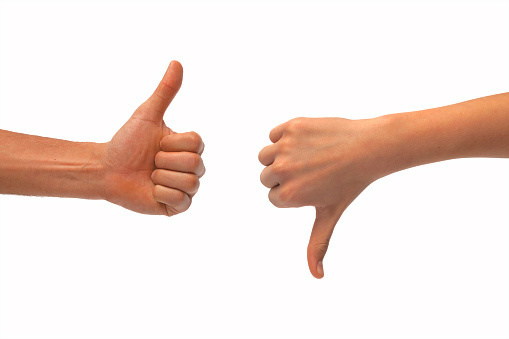
#> input picture thumbs-up-down.jpg, 509 x 339 px
$ jupyter execute segmentation.ipynb   (shell and % lines are left out)   (older library calls are emulated)
#> lines starting #> are read from the running program, lines starting #| are printed output that depends on the picture; after the words box and inside, x2 and y2 are one past the last pixel; in counts of white or black regions, pixels touching at a corner belong together; long printed decimals are rounded
# Segmentation
Segmentation - a process selecting contours on an image. Contour - is a set of fully connected edges that form a closed loop.

[cell 1]
import matplotlib.pyplot as plt
import numpy as np
import cv2

[cell 2]
image = cv2.cvtColor(cv2.imread('thumbs-up-down.jpg'), cv2.COLOR_BGR2RGB)
plt.imshow(image)

Above is an image of two hands, making a thumbs up and down.
The task will be to determine some information about the shape of these contours.
## Segmentation 1 - Contour detection
cv2.findContours() Should give you a list of contours if you lucky with edge detection preprocessing.

[cell 3]
## cv2 finds contours of white object on black background
# Convert to grayscale
gray = cv2.cvtColor(image,cv2.COLOR_RGB2GRAY)
# Create a binary thresholded image
retVal, binary = cv2.threshold(gray, 225, 255, cv2.THRESH_BINARY_INV)
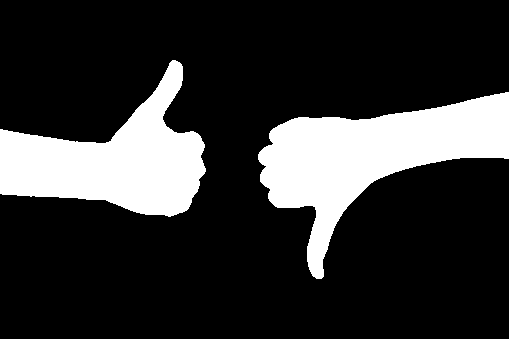
#> binary: shape (339, 509); 19.8% white; 2 white regions
# Find contours from thresholded image
retVal, contours, hierarchy = cv2.findContours(binary, cv2.RETR_TREE, cv2.CHAIN_APPROX_SIMPLE)
#> contours = 2 contours; box (x1, y1, x2, y2) and area: (258, 92, 509, 279) 18140, (0, 60, 206, 217) 15366

# Draw all contours on a copy of the original image
contour_image = np.copy(image)
cv2.drawContours(contour_image, contours, -1, (0,255,0), 2)
plt.imshow(contour_image)

## Perform feature extraction from contour.
Every contour has a number of features that you can calculate, including the area of the contour, it's orientation (the direction that most of the contour is pointing in), it's perimeter, and many other properties outlined in [OpenCV documentation](https://docs.opencv.org/3.1.0/dd/d49/tutorial_py_contour_features.html). You may fit line, box or ellipse to extract features relevant to your case.

[cell 4]
# demo of cv2.fitEllipse()
def draw_elipse_detection(image, selected_contour):
    (x,y), (MA,ma), angle = cv2.fitEllipse(selected_contour)
#> x = 355.8; y = 165.5; MA = 142.2; ma = 254.6; angle = 61.36
    print(x,y,MA,ma,angle)
#| 355.814 165.531 142.157 254.615 61.358
    ellipse = (x,y), (MA,ma), angle
#> ellipse = ((355.8, 165.5), (142.2, 254.6), 61.36)

    contour_image = np.copy(image)
    contour_image = cv2.drawContours(contour_image, [selected_contour], 0,  (0,255,0), 3)
    contour_image = cv2.ellipse(contour_image, ellipse, (255,0,0), 2)
    plt.imshow(contour_image)
    plt.plot(x,y, '*')

plt.figure(figsize=(5,10))
plt.subplot(211)
draw_elipse_detection(image, contours[0])
plt.subplot(212)
draw_elipse_detection(image, contours[1])
#| 119.226 147.558 152.134 191.390 82.276
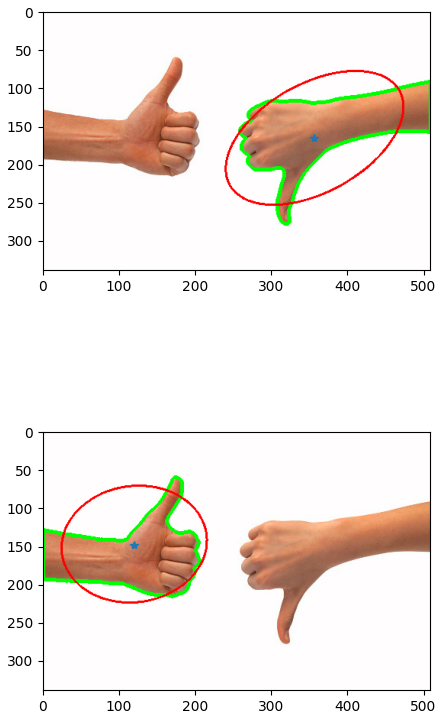
#> figure drawn by matplotlib, 2 panels

[cell 5]
def orientations(contours):
    """
    Orientation detects and returns the orientations of a list of contours
    The list is in the same order as the contours.
    Orientation values in degrees fron x zxis:
        0 - flat horizontal line,
        90 - pointing straight up.

    :param cnt: list of contours
    :return: list of orientations of the contours.
    """
    angles = []
    for index, selected_contour in enumerate(contours):
        # find orientation
        # Fit an ellipse to a contour and extract the angle from that ellipse
        (x,y), (MA,ma), angle = cv2.fitEllipse(selected_contour)
        print(x,y,MA,ma, angle, '\n')
        angles.append(round(angle))
#> this loop made 2 passes
#> (x, y, MA, ma, angle) on passes 1 to 2: (355.8, 165.5, 142.2, 254.6, 61.36), (119.2, 147.6, 152.1, 191.4, 82.28)
#| 355.814 165.531 142.157 254.615 61.358
#| 119.226 147.558 152.134 191.390 82.276
#> after the loop, angles = [61, 82]
    return angles

# perform orientation feature extraction
angles = orientations(contours)
#> angles = [61, 82]
print('Angles of each contour (in degrees): ' + str(angles))
#| Angles of each contour (in degrees): [61, 82]

## Perform bounding extraction
Concentrate on left hand contour; use a bounding rectangle to crop the image and better focus on that one hand!

[cell 6]
selected_contour = contours[1]
#> selected_contour = contour of 245 points, box (x1, y1, x2, y2) (0, 60, 206, 217), area 15366
# Find the bounding rectangle of a selected contour
x,y,w,h = cv2.boundingRect(selected_contour)
#> x = 0; y = 60; w = 206; h = 157

# Draw the bounding rectangle as a purple box
box_image = np.copy(image)
box_image = cv2.rectangle(box_image, (x,y), (x+w,y+h), (200,0,200),2)
#> box_image: shape (339, 509, 3); mean R, G, B 242, 224.5, 221.2
plt.subplot(211)
plt.imshow(box_image)
# Crop using the dimensions of the bounding rectangle (x, y, w, h)
cropped_image = image[y: y + h, x: x + w]
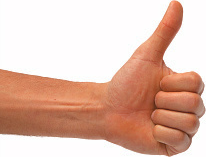
#> cropped_image: shape (157, 206, 3); mean R, G, B 224.7, 188.1, 173.3
plt.subplot(212)
plt.imshow(cropped_image)

See more at opencv.org [Structural Analysis and Shape Descriptors](https://docs.opencv.org/2.4/modules/imgproc/doc/structural_analysis_and_shape_descriptors.html)

## Segmentation 2 by lines
Looking for rectangular (any line bounded figure) countours after edge detection by using Hough space transform.
### Hough Line Detection
The code we used - a probabilistic Hough transform - is documented, [Hough in OpenCV](http://opencv-python-tutroals.readthedocs.io/en/latest/py_tutorials/py_imgproc/py_houghlines/py_houghlines.html).

** Detect Lane Lines** in the image.

[cell 7]
image = cv2.cvtColor(cv2.imread('road-lanes.png'), cv2.COLOR_BGR2RGB)
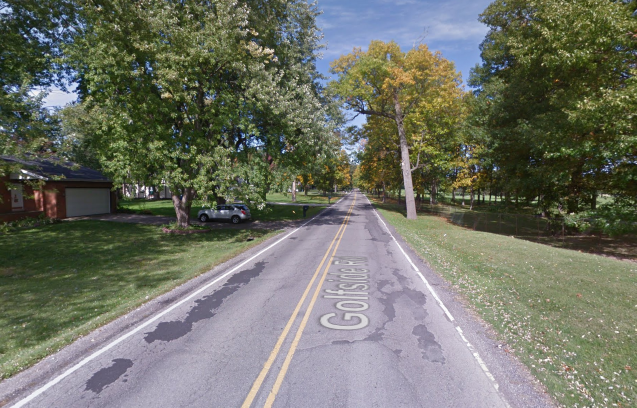
#> input picture road-lanes.png, 1273 x 815 px (shown at 1/2 size)
#> image: shape (815, 1273, 3)
plt.imshow(image)

[cell 8]
# Convert image to grayscale
gray = cv2.cvtColor(image, cv2.COLOR_RGB2GRAY)
#> gray: shape (815, 1273)
plt.imshow(gray, cmap='gray')

[cell 9]
# Peform edge detection with Canny
low_threshold = 100
high_threshold = 250
edges = cv2.Canny(gray, low_threshold, high_threshold)
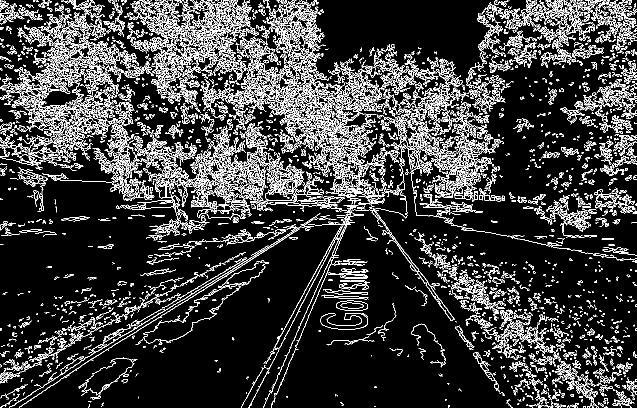
#> edges: shape (815, 1273) (shown at 1/2 size); 14.5% white in thin lines or dots
plt.imshow(edges, cmap='gray')

[cell 10]
## Define the Hough transform parameters
## so that lane lines are the only ones detected
rho = 1
theta = np.pi/180
threshold = 60
min_line_length = 300
max_line_gap = 12

# Run Hough on the edge-detected image
# HoughLinesP(edges,rho,theta,threshold, minLineLength,maxLineGap): x1,y1,x2,y2
# HoughLines(edges,rho,theta,threshold): rho,theta
lines = cv2.HoughLinesP(edges, rho, theta, threshold,
                        np.array([]), min_line_length, max_line_gap)
#> lines = 19 rows, first 6: [120, 758, 561, 482], [326, 0, 656, 330], [407, 188, 807, 216], [388, 3, 730, 345], [388, 10, 726, 348], [353, 7, 765, 405]


#creating an image copy to draw lines on
line_image = np.copy(image)
# Iterate over the output "lines" and draw lines on the image copy
for line in lines:
    for x1,y1,x2,y2 in line:
        cv2.line(line_image,(x1,y1),(x2,y2),(255,0,0),3)
#> this loop made 19 passes
#> line on passes 1 to 12: [[120, 758, 561, 482]], [[326, 0, 656, 330]], [[407, 188, 807, 216]], [[388, 3, 730, 345]], [[388, 10, 726, 348]], [[353, 7, 765, 405]], [[36, 67, 522, 207]], [[330, 1, 764, 406]], [[892, 511, 1194, 813]], [[414, 0, 761, 347]], [[346, 311, 736, 359]], [[527, 141, 935, 235]]
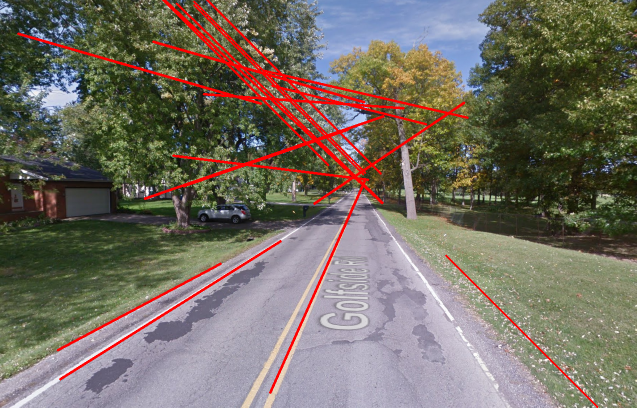
#> line_image: shape (815, 1273, 3) (shown at 1/2 size); mean R, G, B 116.3, 109.8, 98.9
plt.imshow(line_image)

[cell 11]
#TODO try white & yellow colors in HSV space instead inRange()
hsvImg = cv2.cvtColor(image, cv2.COLOR_RGB2HSV)
#> hsvImg: shape (815, 1273, 3); mean H, S, V 67.9, 74.1, 122.5
h = hsvImg[:,:,0]
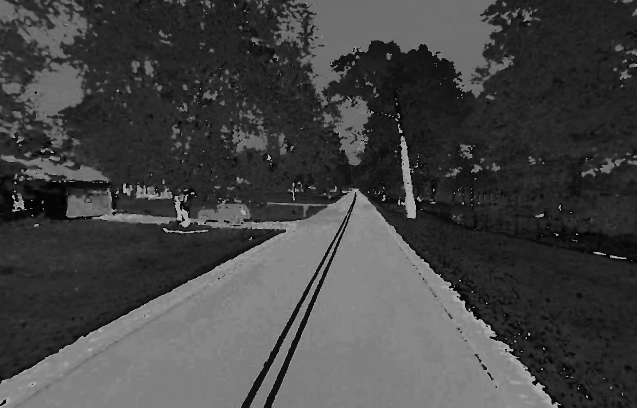
#> h: shape (815, 1273) (shown at 1/2 size); min 0, max 179, mean 67.9
s = hsvImg[:,:,1]
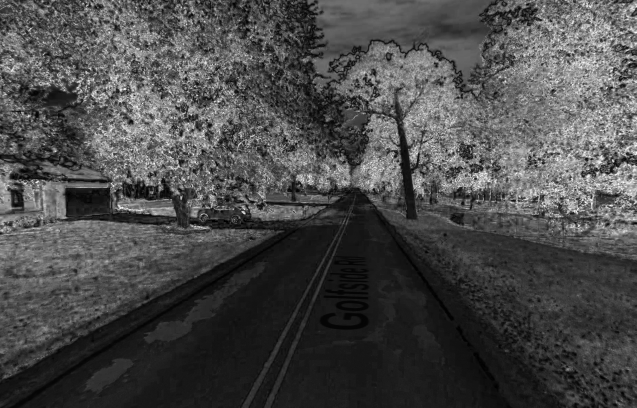
#> s: shape (815, 1273) (shown at 1/2 size); min 0, max 255, mean 74.1

loGray = np.array([120, 0, 0])
upGray = np.array([200, 60, 255])
mask = cv2.inRange(hsvImg, loGray, upGray)
#> mask: shape (815, 1273); 25.8% white; 771 white regions (689 under 20 px), largest, box (x1, y1, x2, y2) and area: (0, 376, 1123, 815) 249372, (499, 424, 699, 815) 5703, (798, 271, 832, 438) 2432

filtered = np.copy(image)
filtered[mask==0] = [0,0,0]

f = plt.figure(figsize=(20,7))
plt.subplot(131)
plt.title('hue')
plt.imshow(h, cmap='gray')
plt.subplot(132)
plt.title('saturation')
plt.imshow(s, cmap='gray')
plt.subplot(133)
plt.title('filtered')
plt.imshow(filtered)

filtered[mask!=0] = [255,255,255]

[cell 12]
# Peform edge detection with Canny
low_threshold = 0
high_threshold = 100
edges = cv2.Canny(filtered, low_threshold, high_threshold)
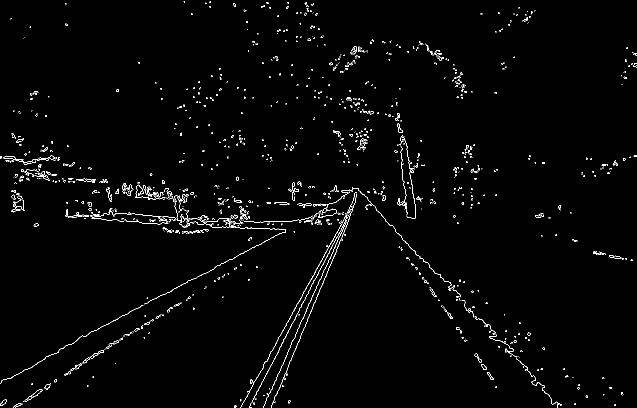
#> edges: shape (815, 1273) (shown at 1/2 size); 1.4% white in thin lines or dots
plt.imshow(edges, cmap='gray')

[cell 13]
## Define the Hough transform parameters
## so that lane lines are the only ones detected
rho = 1
theta = np.pi/180
threshold = 60
min_line_length = 300
max_line_gap = 30

# Run Hough on the edge-detected image
# HoughLinesP(edges,rho,theta,threshold, minLineLength,maxLineGap): x1,y1,x2,y2
# HoughLines(edges,rho,theta,threshold): rho,theta
lines = cv2.HoughLinesP(edges, rho, theta, threshold,
                        np.array([]), min_line_length, max_line_gap)
#> lines = 14 rows, first 6: [504, 804, 666, 487], [526, 814, 719, 382], [327, 589, 647, 419], [481, 814, 674, 465], [26, 814, 482, 529], [526, 731, 712, 394]


#creating an image copy to draw lines on
line_image = np.copy(image)
# Iterate over the output "lines" and draw lines on the image copy
for line in lines:
    for x1,y1,x2,y2 in line:
        cv2.line(line_image,(x1,y1),(x2,y2),(255,0,0),3)
#> this loop made 14 passes
#> line on passes 1 to 12: [[504, 804, 666, 487]], [[526, 814, 719, 382]], [[327, 589, 647, 419]], [[481, 814, 674, 465]], [[26, 814, 482, 529]], [[526, 731, 712, 394]], [[197, 423, 564, 449]], [[755, 422, 1116, 809]], [[28, 812, 481, 529]], [[101, 769, 482, 531]], [[339, 584, 647, 420]], [[243, 443, 567, 443]]
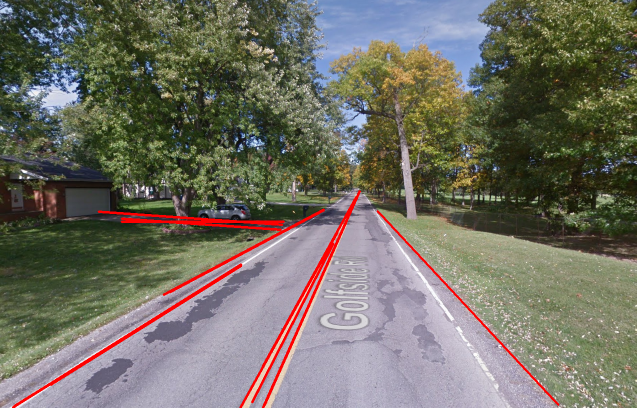
#> line_image: shape (815, 1273, 3) (shown at 1/2 size); mean R, G, B 113.3, 111.3, 99.6
plt.imshow(line_image)
